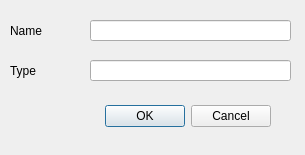
<?xml version="1.0" encoding="UTF-8"?>
<ui version="4.0">
 <class>newListWindow</class>
 <widget class="QDialog" name="newListWindow">
  <property name="geometry">
   <rect>
    <x>0</x>
    <y>0</y>
    <width>305</width>
    <height>155</height>
   </rect>
  </property>
  <property name="windowTitle">
   <string>Dialog</string>
  </property>
  <widget class="QDialogButtonBox" name="buttonBox">
   <property name="geometry">
    <rect>
     <x>100</x>
     <y>100</y>
     <width>171</width>
     <height>32</height>
    </rect>
   </property>
   <property name="orientation">
    <enum>Qt::Horizontal</enum>
   </property>
   <property name="standardButtons">
    <set>QDialogButtonBox::Cancel|QDialogButtonBox::Ok</set>
   </property>
  </widget>
  <widget class="QLabel" name="label">
   <property name="geometry">
    <rect>
     <x>10</x>
     <y>20</y>
     <width>121</width>
     <height>21</height>
    </rect>
   </property>
   <property name="text">
    <string>Name </string>
   </property>
  </widget>
  <widget class="QLabel" name="label_2">
   <property name="geometry">
    <rect>
     <x>10</x>
     <y>50</y>
     <width>101</width>
     <height>41</height>
    </rect>
   </property>
   <property name="text">
    <string>Type</string>
   </property>
  </widget>
  <widget class="QLineEdit" name="lineEdit">
   <property name="geometry">
    <rect>
     <x>90</x>
     <y>20</y>
     <width>201</width>
     <height>21</height>
    </rect>
   </property>
  </widget>
  <widget class="QLineEdit" name="lineEdit2">
   <property name="geometry">
    <rect>
     <x>90</x>
     <y>60</y>
     <width>201</width>
     <height>21</height>
    </rect>
   </property>
  </widget>
 </widget>
 <resources/>
 <connections>
  <connection>
   <sender>buttonBox</sender>
   <signal>accepted()</signal>
   <receiver>newListWindow</receiver>
   <slot>accept()</slot>
   <hints>
    <hint type="sourcelabel">
     <x>248</x>
     <y>254</y>
    </hint>
    <hint type="destinationlabel">
     <x>157</x>
     <y>274</y>
    </hint>
   </hints>
  </connection>
  <connection>
   <sender>buttonBox</sender>
   <signal>rejected()</signal>
   <receiver>newListWindow</receiver>
   <slot>reject()</slot>
   <hints>
    <hint type="sourcelabel">
     <x>316</x>
     <y>260</y>
    </hint>
    <hint type="destinationlabel">
     <x>286</x>
     <y>274</y>
    </hint>
   </hints>
  </connection>
 </connections>
</ui>
